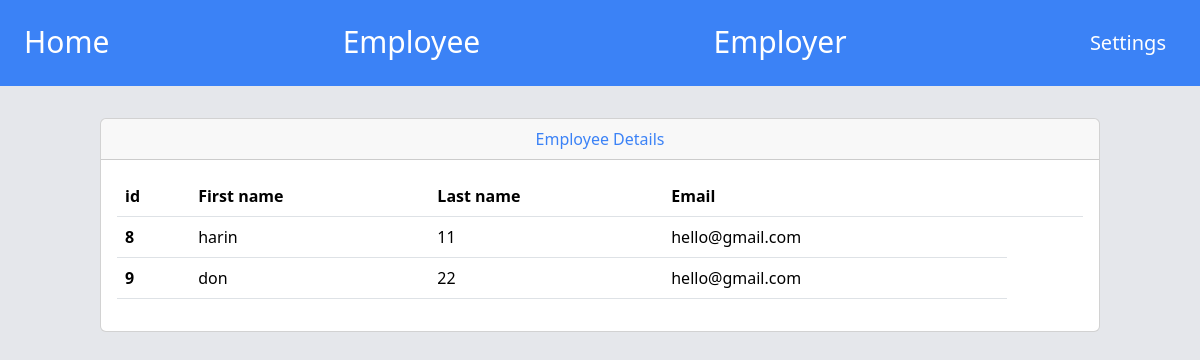
/employee/, run on an earlier commit of the app's database.
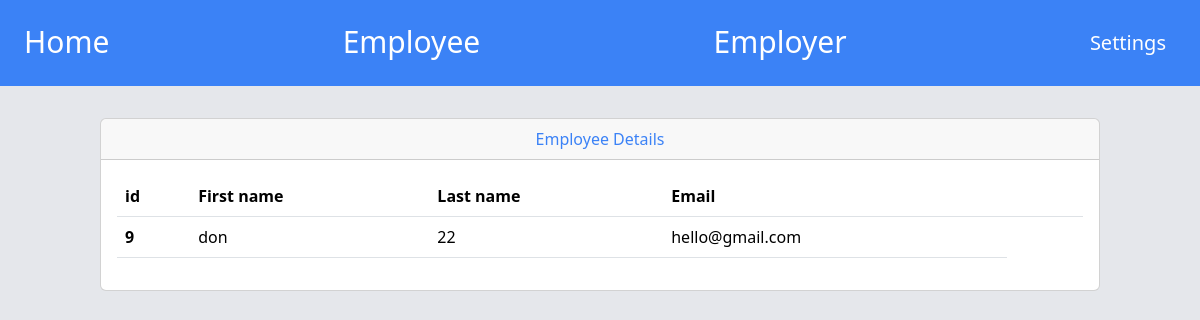
And on a later commit of the database.
### employee/models.py (models this page shows)
class Person(models.Model):
    first_name = models.CharField(max_length=30)
    last_name = models.CharField(max_length=30)
    email = models.EmailField(max_length=20)

### employee/views.py (the view)
# urls.py: path("employee/", views.employee, name="employee"),
def employee(request):
    if request.method == "POST":
        pass
    else:
        employees = Person.objects.all()
        form = EmployeeForm()
        context = {"form": form, "employees": employees}
    return render(request, "employee/employee.html", context)

### templates/employee/employee.html (shortened to what this page needs)
{% extends 'base.html' %} {% block content %}
<div class="container">
  <div class="card mt-8">
    <div class="card-header text-center text-blue-500">Employee Details</div>
    <div class="card-body">
      <table class="table">
        <thead class="thead-dark">
          <tr>
            <th scope="col">id</th>
            <th scope="col">First name</th>
            <th scope="col">Last name</th>
            <th scope="col">Email</th>
            <th scope="col"></th>
            <th scope="col"></th>
          </tr>
        </thead>
        <tbody>
          {% for employee in employees %}
          <tr>
            <th scope="row">{{employee.id}}</th>
            <td>{{employee.first_name}}</td>
            <td>{{employee.last_name}}</td>
            <td>{{employee.email}}</td>
          </tr>
          {% endfor %}
        </tbody>
      </table>
    </div>
  </div>
</div>
{% endblock content %}

What changed in the data, as far as the page shows it:
removed Person: id "8", first_name "harin", last_name "11", email "hello@gmail.com"
